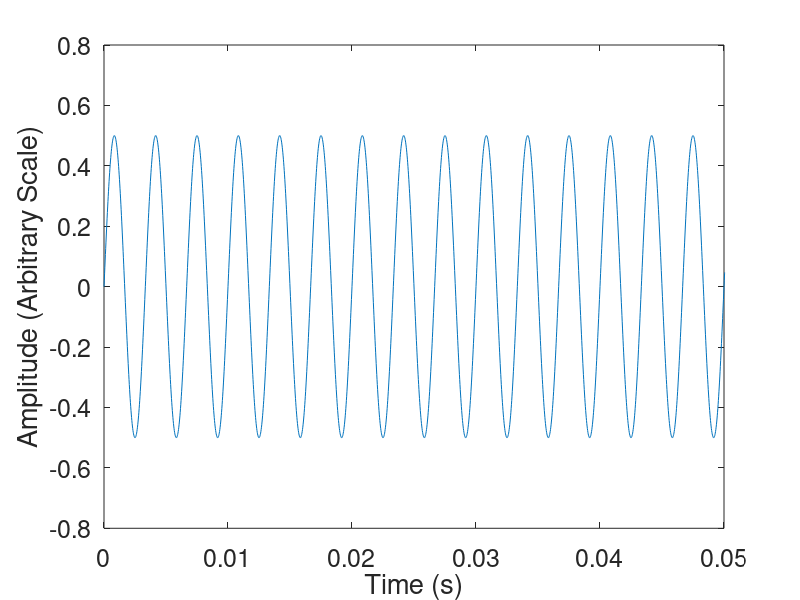

Reproduce this figure in MATLAB. (Note: this script raises an error after producing the figure.)
% Seminar in Music Computing and Psychology
% Class 2 - Audio Representations of Music

% Create a sine wave with frequency 440 Hz and play it.
% The time interval from 0-1 s, in increments of 1/44100.
t = (0:44100)/44100;
% The frequency of the sine wave.
w = 300;
% The amplitude (loudness) of the sine wave.
a = 0.5;
% Construct the waveform.
Y = a*sin(2*pi*w*t);
% Plot the waveform and zoom into an appropriate time window.
plot(t, Y);
xlim([0, 0.05]);
xlabel('Time (s)');
ylabel('Amplitude (Arbitrary Scale)');
set(gca,'FontSize', 18);
% Play the waveform.
player = audioplayer(Y,44100);
% play(player)

% t1 = (0:6)/6;
W2 = 660;
Y2 = a*sin(2*pi*w2*t);

Z = Y + Y2; 
plot(Z); 
player = audioplayer(Z,44100);
play(player)

t2 = (0:7)/7;
W3 = 660;
Y3 = a*sin(2*pi*w2*t);

Z1 = Y + Y2 + Y3; 
plot(Z1); 
player = audioplayer(Z1,44100);
play(player)

